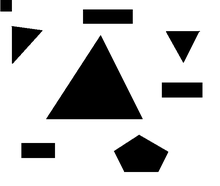
%> input picture Robotica/cuadro4.bmp, 220 x 186 px, shrunk from 628 x 532 before the run
$ octave ejemplo_llamada_A_star.m   (GNU Octave 9; MATLAB toolbox functions it lacks are replaced by stand-ins)
%> lines starting %> are read from the running program, lines starting %| are printed output that depends on the picture; in (x1, y1, x2, y2) boxes, pixels count from 0 and x2, y2 are one past the last pixel; in counts of white or black regions, pixels touching at a corner belong together; the program's own positions count from 1
### Robotica/A_estrella.m
%%%%%%%%%%%%%%%%%%%%%%%%%%%%%%%%%%%%%%%%%%%%%%%%%%%%%%%%%%%%%%%%%%%%%%%%%%%%%%%%%%%%%%%%%%%%%
% START ALGORITHM
%%%%%%%%%%%%%%%%%%%%%%%%%%%%%%%%%%%%%%%%%%%%%%%%%%%%%%%%%%%%%%%%%%%%%%%%%%%%%%%%%%%%%%%%%%%%%
function Optimal_path=A_estrella(MAPA, delta)

% obtiene información de los obstáculos a partir del mapa
% e introduce coordenadas de inicio y destino.
% Mapa es una imagen bmp y delta el tamaño de las celdas del grid
% para realizar la busqueda, luego llama a la función principal que
% implementa el algoritmo A*
% 21/12/15 FGB

f_handle=figure;
image(MAPA);
axis xy
grid on
hold on
set(gca,'xtick',[1:delta:700])
set(gca,'ytick',[1:delta:700])


%MAP stores the coordinates of the map and the
%Objects in each coordinate

MAP_INI=(int8((MAPA(:,:,1))/255)*3)-1;

MAP=MAP_INI;

limites=size(MAP);

% The new simplified map
MAPB=2*ones(floor(limites(1)/delta),floor(limites(2)/delta));

%Updating the simplified map
for m=0:(floor(limites(2)/delta))
    for h=0:(floor(limites(1)/delta))
        for  i=(m*delta)+1:(m*delta)+delta
            for  j=(h*delta)+1:((h*delta)+delta)
                if (i>limites(2)|j>limites(1))
                    break
                end
                if MAP(j,i)==-1;
                    MAPB(m+1,h+1)=-1;
                    break
                end

            end

        end

    end
end

%Writing stars on the origial map

limites2=size(MAPB);

for m=1:limites2(1)
    for h=1:limites2(2)
         if MAPB(m,h)==-1;
            plot(((m-1)*delta)+(delta/2),((h-1)*delta)+(delta/2),'*g');
            %drawnow
         end
    end
end


%The target
xlabel('Please Select the Vehicle initial position using the Left Mouse button','Color','black');
but=0;
while (but ~= 1) %Repeat until the Left button is not clicked
    [xval,yval,but]=ginput(1);
end

xTarget=floor(xval/delta)+1;%X Coordinate of the Target
yTarget=floor(yval/delta)+1;%Y Coordinate of the Target

MAPB(xTarget,yTarget)=0;%Initialize MAP with location of the target
plot(xval,yval,'rd');
text(xval,yval,'Start');

%The initial position
xlabel('Please Select the Target ','Color','black');
but=0;
while (but ~= 1) %Repeat until the Left button is not clicked
    [xval,yval,but]=ginput(1);
end

xStart=floor(xval/delta)+1;%Starting Position
yStart=floor(yval/delta)+1;%Starting Position

MAPB(xStart,yStart)=1;
plot(xval,yval,'bo');
text(xval,yval,'Target');

tstart=tic;
   Optimal_path_original=Alg_estrella(MAPB, xStart, yStart, xTarget, yTarget); %llama al algoritmo
   Optimal_path_original=[Optimal_path_original;xStart, yStart]; %mete la configuración inicial
   Optimal_path=((Optimal_path_original-1)*delta)+(delta/2); %convierte los indices de las celdas
                                                             %del mápa básico MAPB en índices de las celdas
                                                             %del mapa original. Se le resta 1para devolver
                                                             %el origen al (0,0)

tfinal=toc(tstart)

%plot(Optimal_path(:,1), Optimal_path(:,2))


end


% [149 lines left out: function Alg_estrella, not called in this run]

function dist = distance(x1,y1,x2,y2)
dist=sqrt((x1-x2)^2 + (y1-y2)^2);
end

% [101 lines left out: functions expand_array, insert_open, min_fn, node_index, not called in this run]

### Robotica/ejemplo_llamada_A_star.m
%%%%%%%%%%%%%%%%%%%%%%%%%%%%%%%%%%%%%%%%%%%%%%%%%%%%%
% Ejemplo de uso del algorithmo A* en un mapa definido por un bmp
% 21-12-2015
%   fgb
%%%%%%%%%%%%%%%%%%%%%%%%%%%%%%%%%%%%%%%%%%%%%%%%%%%%%

clear all
clc
%Carga el fichero  BMP
MAPA = imread('.\cuadro4.bmp');
%> MAPA is the input picture: size 186x220x3 uint8; min 0, max 255, mean 201.6

%Transformaci髇 para colocar correctamente el origen del Sistema de
%Referencia
MAPA(1:end,:,:)=MAPA(end:-1:1,:,:);
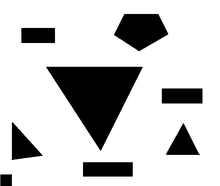
%> MAPA: size 186x220x3 uint8; min 0, max 255, mean 201.6; mean of the top-left, top-right, bottom-left and bottom-right quarters 206, 199.1, 188.5, 212.9

%Tama駉 de las celdas del grid
%delta=15;
%delta=35;
delta=50;
%Llamada del algoritmo
Optimal_path=A_estrella(MAPA, delta);
%> in A_estrella, `MAP_INI=(int8((MAPA(:,:,1))/255)*3)-1;`:
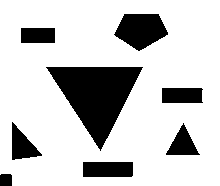
%> MAP_INI: size 186x220 int8; values -1 (black) and 2 (white), 79% white; 8 black regions, largest, box (x1, y1, x2, y2) and area: (46, 67, 143, 151) 4081, (114, 14, 168, 51) 1365, (83, 162, 133, 177) 749
%> after the loop in A_estrella, `for m=0:(floor(limites(2)/delta))`: MAPB = [-1 -1 -1 -1; -1 -1 -1 -1; -1 -1 -1 -1; -1 -1 -1 -1; 0 -1 -1 0]
%> in A_estrella, `limites2=size(MAPB);`: limites2 = [5 4]
%> the loop in A_estrella, `for m=1:limites2(1)` made 5 passes
%> in A_estrella, `xlabel('Please Select the Vehicle initial position using the Left Mous..`:
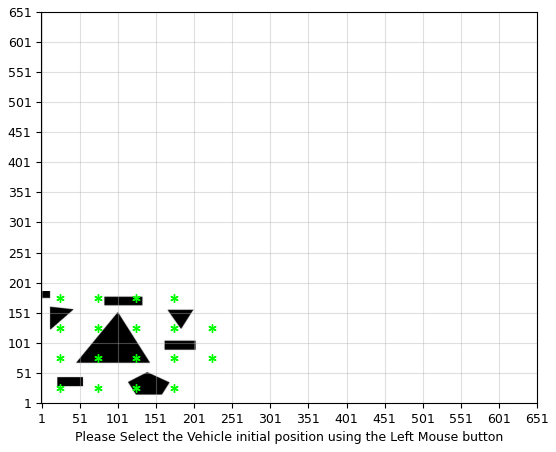
%> figure redrawn from the program's plot data
%> the run ends on the next line
